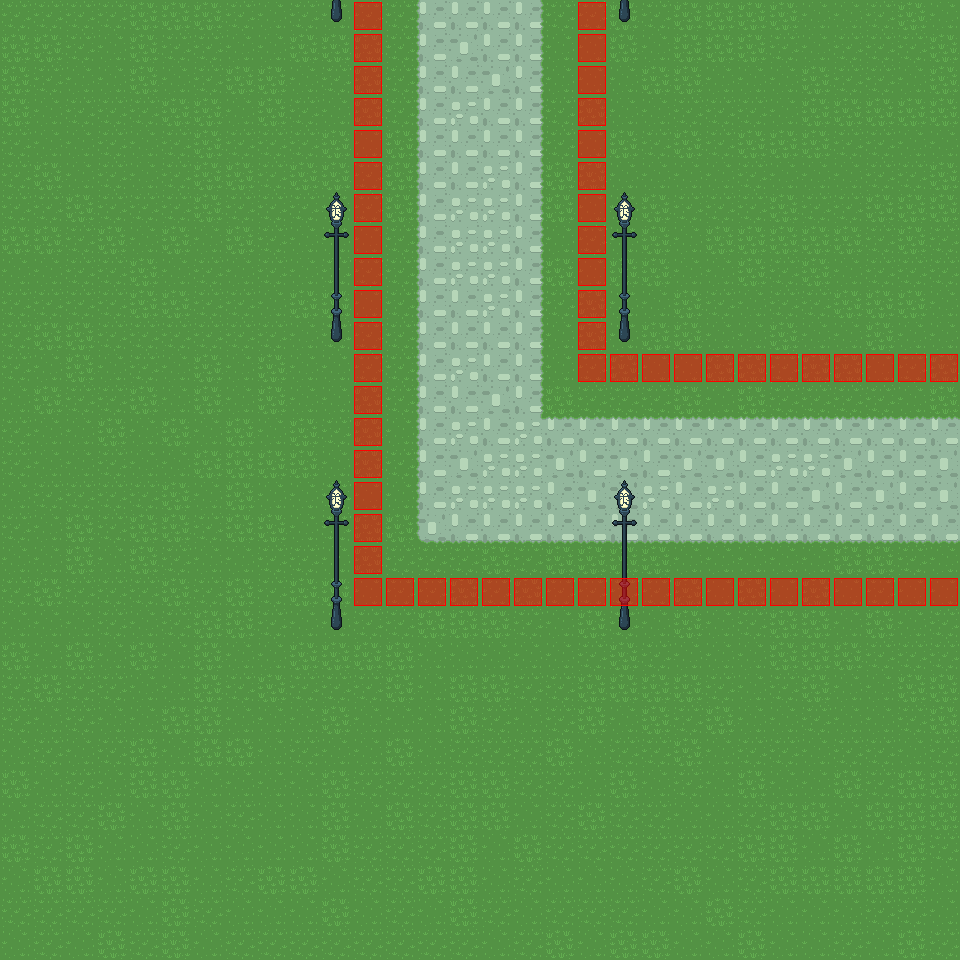

A level layout from a 2D game, rendered from its tile map. Below: a short description, then the map file with tile-grid data replaced by summaries:
An orthogonal 30x30 tile map with 32x32 px tiles, 4 tile layers (Terrain, Decoration, Decoration Upper, Collision), 3 tilesets.

<map version="1.0" orientation="orthogonal" width="30" height="30" tilewidth="32" tileheight="32">
 <properties>
  <property name="east" value="path_h, 0" />
  <property name="north" value="path_d, 0" />
 </properties>
 <tileset firstgid="1" name="collision" tilewidth="32" tileheight="32">
  <image source="data/tilesets/collision.png" width="32" height="32" />
 </tileset>
 <tileset firstgid="2" name="terrain" tilewidth="32" tileheight="32">
  <image source="data/tilesets/punky/bf terrain .png" width="352" height="1600" />
 </tileset>
 <tileset firstgid="552" name="bf ponyville decoration elements" tilewidth="32" tileheight="32">
  <image source="data/tilesets/punky/bf ponyville decoration elements.png" width="288" height="736" />
 </tileset>
 <layer name="Terrain" width="30" height="30">
  <data>[900 cells, 900 non-empty, 12 distinct tile ids]</data>
 </layer>
 <layer name="Decoration" width="30" height="30">
  <data>[900 cells, 6 non-empty, 1 distinct tile ids]</data>
 </layer>
 <layer name="Decoration Upper" width="30" height="30">
  <properties>
   <property name="render" value="above" />
  </properties>
  <data>[900 cells, 16 non-empty, 4 distinct tile ids]</data>
 </layer>
 <layer name="Collision" width="30" height="30">
  <data>[900 cells, 60 non-empty, 1 distinct tile ids]</data>
 </layer>
</map>
